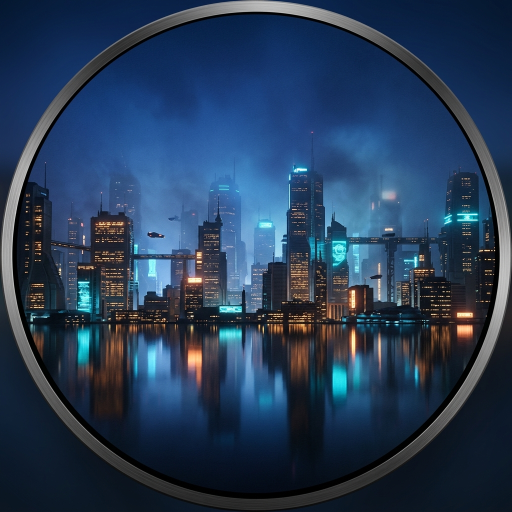
#> input picture project/ai-art/raw/cyberpunk.png, 1024 x 1024 px (shown at 1/2 size); its folder holds only this picture in this run
$ python gen_assets.py raw/cyberpunk.png
#> lines starting #> are read from the running program, lines starting #| are printed output that depends on the picture
#!/usr/bin/env python3
# -*- coding: utf-8 -*-
"""AI-Art face — post-processing + preview (Task 2 scope).

Takes raw AI-generated backgrounds (1024x1024 RGB) and produces watch-safe
sprites: center-crop 464x464, circular dial mask, adaptive <=256-color
quantization (firmware decoder limit). Renders review previews with the widget
zones marked so the human can approve art before full face authoring (Task 4).

Usage:
  python3 gen_assets.py              # process all raw/*.png
  python3 gen_assets.py <file.png>   # process one input
"""
import os, sys
from PIL import Image, ImageDraw, ImageFont

ROOT = os.path.dirname(os.path.abspath(__file__))
RAW = os.path.join(ROOT, "raw")
OUT = os.path.join(ROOT, "processed")
PREV = os.path.join(ROOT, "previews")
os.makedirs(OUT, exist_ok=True)
os.makedirs(PREV, exist_ok=True)

W = H = 464
CENTER = 232
MAX_COLORS = 256


def load_background(path):
#> called with path = 'project/ai-art/raw/cyberpunk.png'
    im = Image.open(path).convert("RGB")
#> im is the input picture: PIL image 1024x1024 RGB; mean R, G, B 38.8, 60.2, 87
    # center crop to square, then resize to 464x464
    side = min(im.size)
#> side = 1024
    left = (im.width - side) // 2
#> left = 0
    top = (im.height - side) // 2
#> top = 0
    im = im.crop((left, top, left + side, top + side)).resize((W, H), Image.LANCZOS)
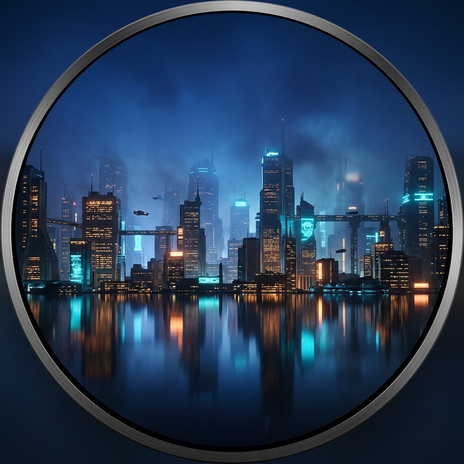
#> im: PIL image 464x464 RGB; mean R, G, B 38.8, 60.2, 87
    return im


def circular_mask(im, feather=2):
    """Circular dial mask with soft edge on an RGBA canvas."""
#> called with feather = 2
    base = Image.new("RGBA", (W, H), (0, 0, 0, 0))
#> base: PIL image 464x464 RGBA; every value is 0
    mask = Image.new("L", (W * 4, H * 4), 0)
#> mask: PIL image 1856x1856 L; every value is 0
    d = ImageDraw.Draw(mask)
    d.ellipse([0, 0, W * 4 - 1, H * 4 - 1], fill=255)
    if feather:
        d.ellipse(
            [feather * 4, feather * 4, W * 4 - 1 - feather * 4, H * 4 - 1 - feather * 4],
            fill=255,
        )
    mask = mask.resize((W, H), Image.LANCZOS)
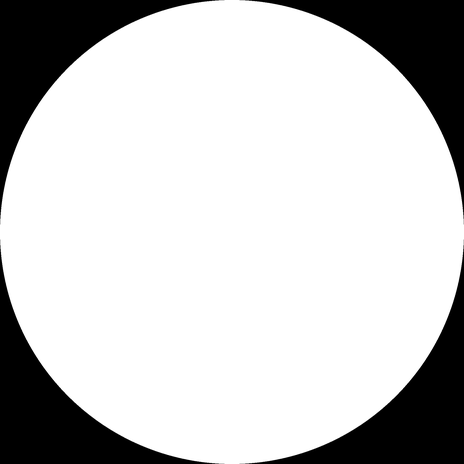
#> mask: PIL image 464x464 L; min 0, max 255, mean 200.3
    base.paste(im.convert("RGBA"), (0, 0), mask)
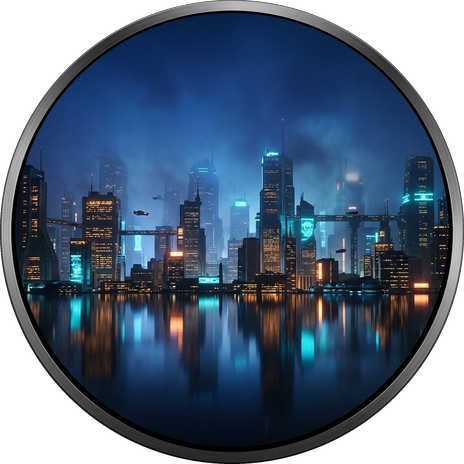
#> base: PIL image 464x464 RGBA; mean R, G, B, A 35.9, 53.6, 75, 200.3; transparent parts drawn white
    return base


def quantize_under_limit(im, max_colors=MAX_COLORS):
    """Adaptive quantization, returns an RGBA image guaranteed <= max_colors.

    Quantizes in RGBA space (not RGB) so transparency and the circular dial mask
    survive; the packer's index-256 path requires <= max_colors per image.
    """
#> called with max_colors = 256
    rgba = im.convert("RGBA")
    samples = rgba.getcolors(maxcolors=2 << 20)
#> samples = 77401 items
    n = 2 << 20 if samples is None else len(samples)
#> n = 77401
    if n <= max_colors:
        return rgba
    q = rgba.quantize(colors=max_colors)
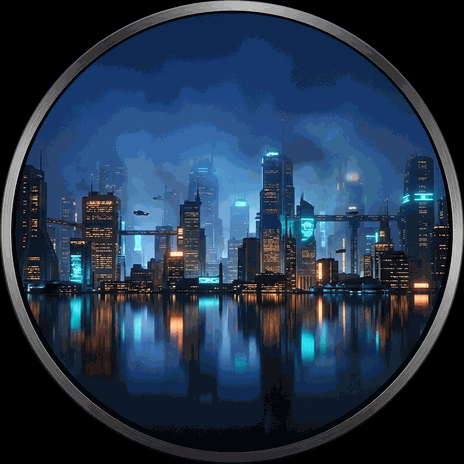
#> q: PIL image 464x464 P; mean R, G, B 35.5, 53.3, 74.6
    return q.convert("RGBA")


def process(name):
    src = os.path.join(RAW, name)
    im = load_background(src)
    masked = circular_mask(im)
    out = quantize_under_limit(masked)
    dest = os.path.join(OUT, name)
    out.save(dest)
    n_colors = len(out.resize((W, H)).getcolors(maxcolors=2 << 20) or [])
#> n_colors = 256
    print(f"{name}: {out.size} {out.mode} colors={n_colors} -> {dest}")
#| cyberpunk.png: (464, 464) RGBA colors=256 -> project/ai-art/processed/cyberpunk.png
    return dest


def render_preview(name, processed_path):
    """Compose a review preview with widget zones marked."""
#> called with name = 'cyberpunk.png', processed_path = 'project/ai-art/processed/cyberpunk.png'
    bg = Image.open(processed_path).convert("RGBA")
    im = Image.new("RGBA", (W, H), (0, 0, 0, 255))
#> im: PIL image 464x464 RGBA
    im.alpha_composite(bg, (0, 0))
    d = ImageDraw.Draw(im)
    F = ImageFont.truetype("/usr/share/fonts/truetype/dejavu/DejaVuSans-Bold.ttf", 26)

    # mark widget zones (to be finalized in Task 4)
    zones = [
        ("time", (232, 232), 160),
        ("date", (232, 54), 0),
        ("health", (232, 396), 0),
    ]
    for label, (cx, cy), r in zones:
        color = (255, 255, 255, 200)
        if r:
            d.ellipse([cx - r, cy - r, cx + r, cy + r], outline=color, width=2)
        else:
            d.rectangle([cx - 100, cy - 20, cx + 100, cy + 20], outline=color, width=2)
        # small centered label
        if label == "time":
            txt = "22:14"
            tw = F.getlength(txt)
            d.text((cx - tw / 2, cy - 16), txt, font=F, fill=(255, 255, 255, 220))
        elif label == "date":
            txt = "TUE 10 . 13"
            tw = F.getlength(txt)
            d.text((cx - tw / 2, cy - 14), txt, font=F, fill=(255, 255, 255, 220))
        else:
            txt = "100%  72  24"
            tw = F.getlength(txt)
            d.text((cx - tw / 2, cy - 18), txt, font=F, fill=(255, 255, 255, 220))
    out = os.path.join(PREV, name)
    im.convert("RGB").save(out)
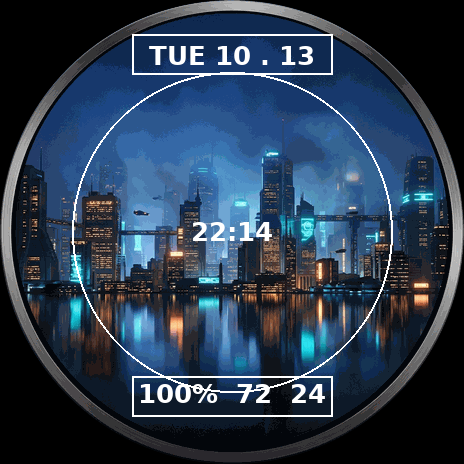
#> saved as cyberpunk.png: PIL image 464x464 RGB; mean R, G, B 42.4, 59.5, 79.8
    print(f"preview -> {out}")


def main():
    args = sys.argv[1:]
    if args:
        names = [os.path.basename(a) for a in args]
    else:
        names = sorted(f for f in os.listdir(RAW) if f.lower().endswith(".png"))
    for name in names:
        if not os.path.exists(os.path.join(RAW, name)):
            print(f"skip (missing raw): {name}")
            continue
        dest = process(name)
        render_preview(name, dest)


if __name__ == "__main__":
    main()
